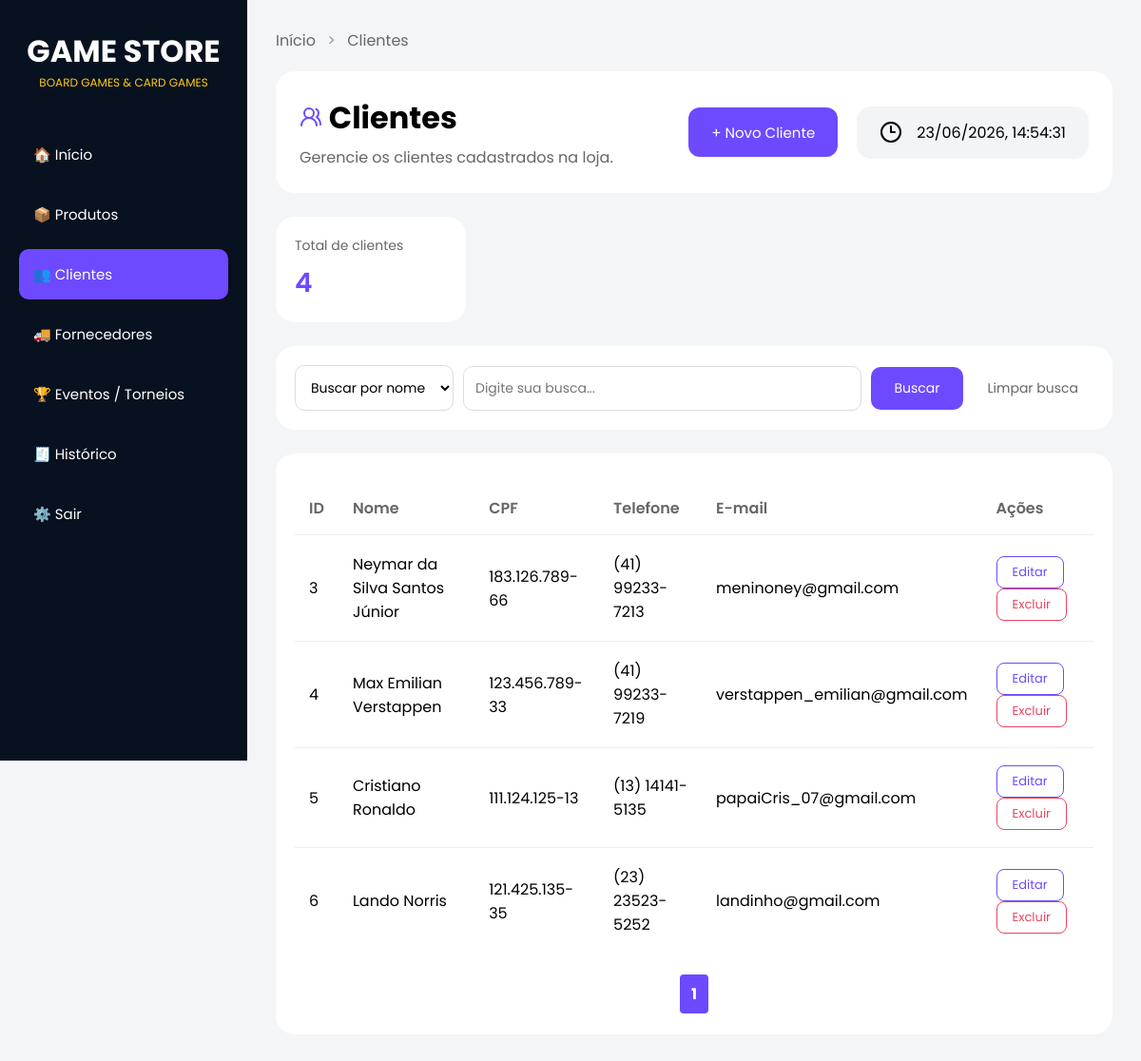
The app's page /clientes (signed in), older data.
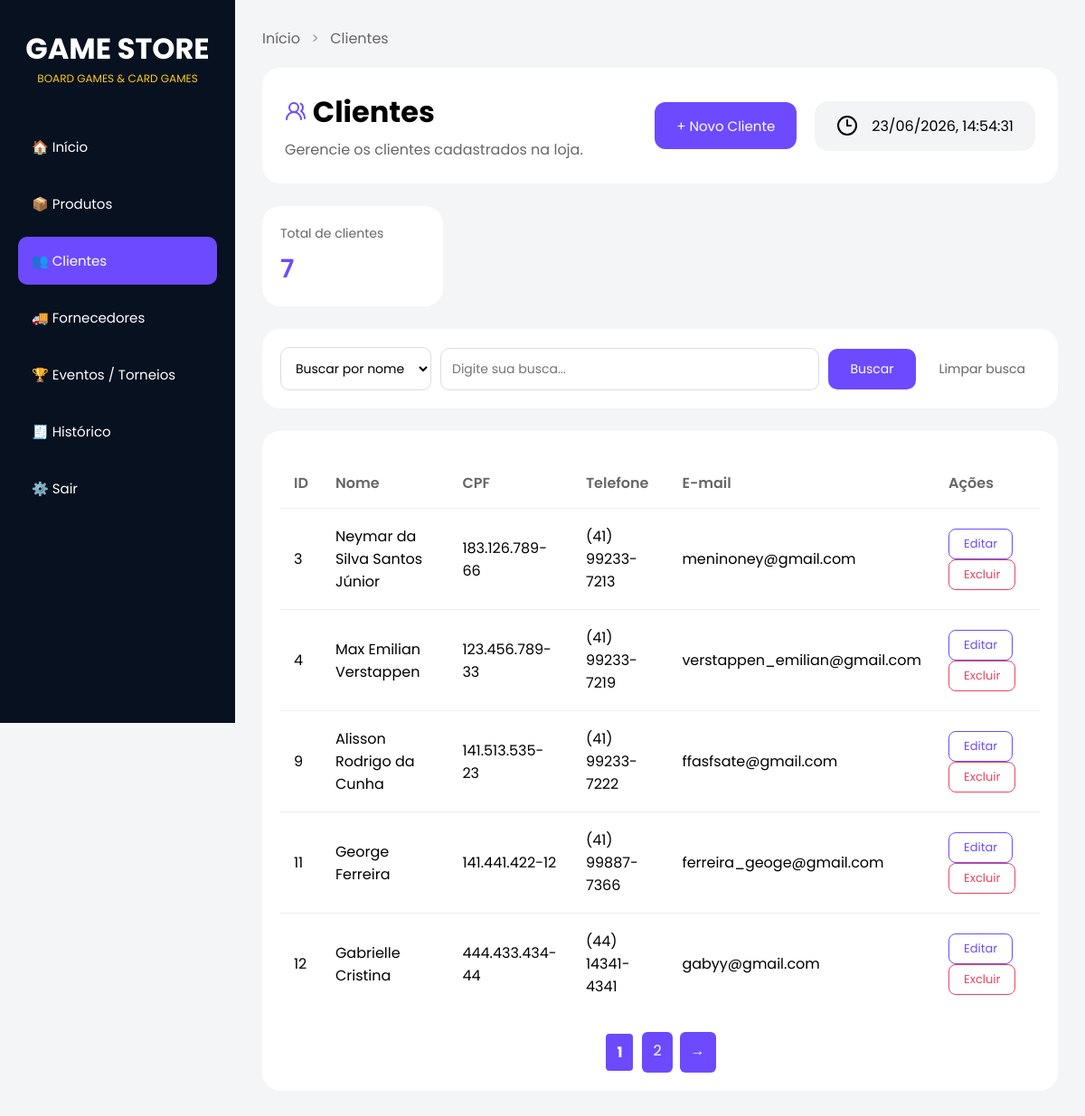
The same page, newer data.
### tables this page shows
CREATE TABLE clientes(
            id INTEGER NOT NULL PRIMARY KEY AUTOINCREMENT,
            nome TEXT NOT NULL, 
            cpf TEXT NOT NULL UNIQUE,
            telefone TEXT NOT NULL,
            email TEXT NOT NULL UNIQUE
        );

### routes.py (the view)
@app.route("/clientes")
@login_required
def clientes():
    criar_tabela_clientes()
    lista = listar_clientes()
    dados = paginar(lista, 5)
    return render_template(
        "clientes.html",
        clientes=dados["itens"],
        pagina=dados["pagina"],
        total_paginas=dados["total_paginas"],
        total_clientes=len(lista),
        modo="criar",
        em_busca=False
    )

### database.py (called while the page is built)
def conectar():
    return sqlite3.connect(CAMINHO_BANCO)

### modules/clientes.py (called while the page is built)
def criar_tabela_clientes():
    conexao = conectar()
    cursor = conexao.cursor()
    cursor.execute("""
        CREATE TABLE IF NOT EXISTS clientes(
            id INTEGER NOT NULL PRIMARY KEY AUTOINCREMENT,
            nome TEXT NOT NULL,
            cpf TEXT NOT NULL UNIQUE,
            telefone TEXT NOT NULL,
            email TEXT NOT NULL UNIQUE
        )""")
    conexao.commit() #salvar as alteracoes
    conexao.close()

def listar_clientes():
    conexao = conectar()
    cursor = conexao.cursor()
    cursor.execute("""SELECT * FROM clientes""")
    resultado = cursor.fetchall()
    conexao.close()
    return resultado

### modules/reutilizaveis.py (called while the page is built)
def paginar(lista, por_pagina=10):
    pagina = request.args.get("pagina", 1, type=int)
    inicio = (pagina - 1) * por_pagina
    fim = inicio + por_pagina
    total_paginas = math.ceil(len(lista) / por_pagina)
    return {
        "itens": lista[inicio:fim],
        "pagina": pagina,
        "total_paginas": total_paginas
    }

### routes.py (called while the page is built)
def login_required(f):
    @functools.wraps(f)
    def decorated(*args, **kwargs):
        if not session.get('logado'):
            return redirect('/login')
        return f(*args, **kwargs)
    return decorated

### templates/clientes.html (shortened to what this page needs)
<!DOCTYPE html>
<html lang="pt-BR">
<head>
  <link rel="stylesheet" href="{{ url_for('static', filename='clientes.css' ) }}" />
</head>
<body>
  <div class="sidebar">
    <div class="logo">
      <h1>GAME STORE</h1>
      <p>BOARD GAMES & CARD GAMES</p>
    </div>
    <div class="menu">
      <a href="/">🏠 Início</a>
      <a href="/produtos">📦 Produtos</a>
      <a href="/clientes" class="active">👥 Clientes</a>
      <a href="/fornecedores">🚚 Fornecedores</a>
      <a href="/eventos">🏆 Eventos / Torneios</a>
      <a href="/historico">🧾 Histórico</a>
  <a href="/logout">⚙️ Sair</a>
    </div>
  </div>
  <div class="main">
    <div class="breadcrumb">
      <a href="/">Início</a>
      <span>></span>
      <a href="/clientes">Clientes</a>
    </div>
    <div class="topo">
      <div class="titulo-subt">
        <h1> <i data-lucide="users-round" class="lucide-customer"></i> Clientes</h1>
        <p>Gerencie os clientes cadastrados na loja.</p>
      </div>
      <button class="btn-novo" onclick="mostrarFormulario()">+ Novo Cliente</button>
      <div class="data">
        <i data-lucide="clock-3"></i>
        <time id="data-hora" class="data-textos"></time>
      </div>
    </div>
    <div class="card-resumo">
      <div class="resumo-item">
        <span class="resumo-label">Total de clientes</span>
        <strong class="resumo-valor">{{ total_clientes }}</strong>
      </div>
    </div>
    <div class="card-busca">
      <form action="/clientes/buscar" method="POST">
        <select name="tipo_busca" id="tipo-busca">
          <option value="nome">Buscar por nome</option>
        </select>
        <input
          type="text"
          name="termo"
          id="campo-busca"
          placeholder="Digite sua busca..."
          required
        />
        <button type="submit" class="btn-buscar">Buscar</button>
        <a href="/clientes" class="btn-limpar">Limpar busca</a>
</form>
    </div>
    <div class="card-tabela">
      <table>
        <thead>
          <tr>
            <th>ID</th>
            <th>Nome</th>
            <th>CPF</th>
            <th>Telefone</th>
            <th>E-mail</th>
            <th>Ações</th>
          </tr>
        </thead>
        <tbody>
          {% for cliente in clientes %}
          <tr>
            <td>{{ cliente[0] }}</td>
            <td>{{ cliente[1] }}</td>
            <td>{{ cliente[2] }}</td>
            <td>{{ cliente[3] }}</td>
            <td>{{ cliente[4] }}</td>
            <td>
              <form action="/clientes/editar/{{ cliente[0] }}" method="GET" style="display:inline;">
                <button type="submit" class="btn-editar">Editar</button>
              </form>
              <form action="/clientes/excluir/{{ cliente[0] }}" method="POST" style="display:inline;">
                <button type="submit" class="btn-excluir">Excluir</button>
              </form>
            </td>
          </tr>
          {% endfor %}
        </tbody>
      </table>
      {% if not em_busca %}
      <div class="paginacao">
        {% for p in range(1, total_paginas + 1) %}
        <a href="?pagina={{ p }}" {% if p==pagina %}class="ativo" {% endif %}>
          {{ p }}
        </a>
        {% endfor %}
        {% if pagina < total_paginas %} <a href="?pagina={{ pagina + 1 }}">→</a>
          {% endif %}
      </div>
      {% endif %}
    </div>
  </div>
</body>
</html>

### static/clientes.css (style rules this page uses)
* { margin: 0; padding: 0; box-sizing: border-box; font-family: "Poppins", sans-serif; }
body { background: #f4f5f7; display: flex; }
.sidebar { width: 260px; height: 100vh; background: #081120; color: white; padding: 30px 20px; position: fixed; }
.logo { text-align: center; margin-bottom: 40px; }
.logo h1 { font-size: 32px; }
.logo p { color: #facc15; font-size: 12px; }
.menu { display: flex; flex-direction: column; gap: 10px; }
.menu a { text-decoration: none; color: white; padding: 15px; border-radius: 10px; transition: 0.3s; font-size: 15px; }
.menu a.active { background: #6d4aff; }
.main { margin-left: 260px; width: calc(100% - 260px); padding: 30px; }
.breadcrumb { margin-bottom: 20px; }
.breadcrumb a { text-decoration: none; color: #666; }
.breadcrumb span { margin: 0 8px; color: #999; }
.topo { display: flex; align-items: center; gap: 20px; background: white; padding: 25px; border-radius: 20px; margin-bottom: 25px; }
.titulo-subt { flex: 1; }
.titulo-subt h1 { margin-bottom: 5px; }
.titulo-subt p { color: #666; }
.lucide-customer { color: #6d4aff; }
.btn-novo { height: 52px; padding: 0 24px; border: none; border-radius: 12px; font-size: 15px; cursor: pointer; transition: 0.3s; background: #6d4aff; color: white; }
.data { display: flex; align-items: center; gap: 15px; background: #f3f4f6; padding: 15px 24px; border-radius: 15px; }
.card-resumo { display: flex; gap: 16px; margin-bottom: 25px; }
.resumo-item { background: white; border-radius: 20px; padding: 20px; min-width: 200px; }
.resumo-label { font-size: 14px; color: #666; display: block; margin-bottom: 8px; }
.resumo-valor { font-size: 28px; color: #6d4aff; font-weight: 600; }
.card-tabela { background: white; border-radius: 20px; padding: 20px; }
table { width: 100%; border-collapse: collapse; margin-top: 10px; }
th { text-align: left; color: #666; font-weight: 600; padding: 15px; }
td { padding: 18px 15px; border-top: 1px solid #eee; }
.btn-editar { background: none; border: 1px solid #6d4aff; color: #6d4aff; padding: 6px 16px; border-radius: 8px; font-size: 13px; cursor: pointer; font-family: "Poppins", sans-serif; transition: 0.3s; margin-right: 6px; }
.btn-excluir { background: none; border: 1px solid #e94560; color: #e94560; padding: 6px 16px; border-radius: 8px; font-size: 13px; cursor: pointer; font-family: "Poppins", sans-serif; transition: 0.3s; }
.card-busca { background: white; border-radius: 20px; padding: 20px; margin-bottom: 25px; }
.card-busca form { display: flex; gap: 10px; align-items: center; }
.card-busca select { padding: 12px; border: 1px solid #ddd; border-radius: 10px; font-size: 14px; font-family: "Poppins", sans-serif; background: white; cursor: pointer; }
.card-busca input { flex: 1; padding: 12px; border: 1px solid #ddd; border-radius: 10px; font-size: 14px; font-family: "Poppins", sans-serif; }
.btn-buscar { border: none; background: #6d4aff; color: white; padding: 12px 24px; border-radius: 10px; font-size: 14px; cursor: pointer; font-family: "Poppins", sans-serif; transition: 0.3s; }
.btn-limpar { text-decoration: none; color: #666; font-size: 14px; padding: 12px 16px; border-radius: 10px; transition: 0.3s; }
.paginacao { display: flex; justify-content: center; gap: 8px; margin-top: 20px; }
.paginacao a { text-decoration: none; padding: 8px 12px; border-radius: 6px; background: #6d4aff; color: white; }
.paginacao a.ativo { font-weight: bold; border: 2px solid white; }

Row changes from the older to the newer data that the page shows:
removed clientes: id "5", nome "Cristiano Ronaldo", cpf "111.124.125-13", telefone "(13) 14141-5135", email "papaiCris_07@gmail.com"
removed clientes: id "6", nome "Lando Norris", cpf "121.425.135-35", telefone "(23) 23523-5252", email "landinho@gmail.com"
added clientes: id "9", nome "Alisson Rodrigo da Cunha", cpf "141.513.535-23", telefone "(41) 99233-7222", email "ffasfsate@gmail.com"
added clientes: id "11", nome "George Ferreira", cpf "141.441.422-12", telefone "(41) 99887-7366", email "ferreira_geoge@gmail.com"
added clientes: id "12", nome "Gabrielle Cristina", cpf "444.433.434-44", telefone "(44) 14341-4341", email "gabyy@gmail.com"
Text that changed along with them:
{{ total_clientes }}: "4" → "7"
new list line: "2"
